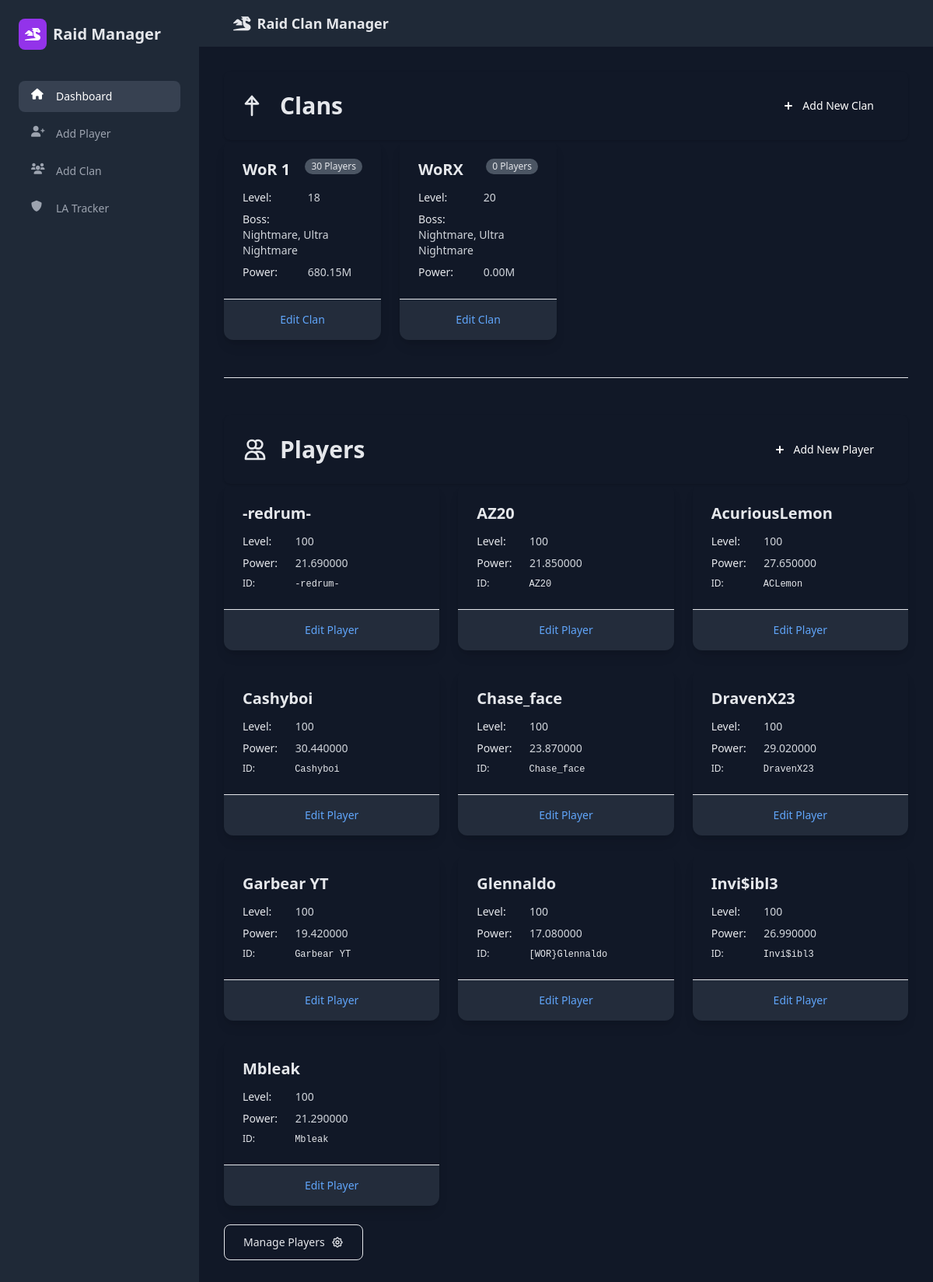
The page / on the database its author committed.
### clans/models.py (models this page shows, shortened)
class Clan(models.Model):
    CLAN_BOSS_LEVELS = [
        ('easy', 'Easy'),
        ('normal', 'Normal'),
        ('hard', 'Hard'),
        ('brutal', 'Brutal'),
        ('nightmare', 'Nightmare'),
        ('ultra_nightmare', 'Ultra Nightmare'),
    ]
    clan_id = models.UUIDField(primary_key=True, default=uuid.uuid4, editable=False)
    name = models.CharField(max_length=100)
    clan_boss_level = models.CharField(
        max_length=255,
        help_text="Clan Boss levels down",
        default='[]'
    )
    hydra_clash_required_score = models.DecimalField(
        max_digits=7,  # Allows numbers up to 9999.999 billion
        decimal_places=3,
        null=True,
        blank=True,
        help_text="Enter score in billions (e.g., 1.5 for 1.5B)"
    )
    chimera_clash_required_score = models.DecimalField(
        max_digits=7,  # Allows numbers up to 9999.999 billion
        decimal_places=3,
        null=True,
        blank=True,
        help_text="Enter score in billions (e.g., 1.5 for 1.5B)"
    )
    personal_rewards_cvc_threshold = models.DecimalField(
        max_digits=10,
        decimal_places=0,
        null=True,
        blank=True
    )
    non_pr_cvc_threshold = models.DecimalField(
        max_digits=10,
        decimal_places=0,
        null=True,
        blank=True
    )
    clan_level = models.PositiveIntegerField()
    players = models.ManyToManyField(Player, related_name='clans', blank=True)
    @property
    def total_power(self):
        return self.players.aggregate(
            total=models.Sum('player_power', default=0)
        )['total'] or 0
    def get_boss_levels_display(self):
        if not self.clan_boss_level:
            return "None"
        try:
            levels = json.loads(self.clan_boss_level)
            if not levels:
                return "None"
            formatted_levels = [level.replace('_', ' ').title() for level in levels]
            return ", ".join(formatted_levels)
        except json.JSONDecodeError:
            return "None"
        except AttributeError:
            return "None"

class Player(models.Model):
    uuid = models.UUIDField(primary_key=True, default=uuid.uuid4, editable=False)
    name = models.CharField(max_length=100)
    level = models.PositiveIntegerField(
        default=1,
        help_text="Player's current level (1-100)"
    )
    hh_optimiser_link = models.URLField(blank=True, null=True)
    player_power = models.DecimalField(
        max_digits=8,  # Allows numbers up to 99.999999 million
        decimal_places=6,
        null=True,
        blank=True,
        help_text="Enter player power in millions (e.g., 4.5 for 4.5M)"
    )
    player_id_ingame = models.CharField(max_length=50, unique=True)
    discord_id = models.CharField(max_length=50, blank=True, null=True)
    team_types = models.ManyToManyField('TeamType', related_name='players', blank=True)
    current_points = models.IntegerField(default=0)

### clans/views.py (the view)
# urls.py: path('', views.home, name='home'),
def home(request):
    players = Player.objects.all().order_by('name')
    clans = Clan.objects.prefetch_related('players').all().order_by('name')
    context = {
        'players': players,
        'clans': clans,
    }
    return render(request, 'clans/home.html', context)

### clans/templates/clans/home.html (shortened to what this page needs)
{% extends "clans/base.html" %}
{% block content %}
<div class="space-y-12">
    <section>
        <div class="bg-brand-surface rounded-lg shadow p-6 flex items-center gap-4">
            <svg class="w-8 h-8 text-brand-primary" fill="none" stroke="currentColor" viewBox="0 0 24 24" xmlns="http://www.w3.org/2000/svg">
                <path stroke-linecap="round" stroke-linejoin="round" stroke-width="2" d="M3 10h11M9 21V3m0 0L3 10m6-7l6 7"></path>
            </svg>
            <div class="flex-grow">
                <h1 class="text-3xl font-semibold text-brand-text">Clans</h1>
            </div>
            <a href="{% url 'clan_create' %}" class="w-full sm:w-auto bg-brand-primary hover:bg-blue-700 text-white font-medium py-2.5 px-5 rounded-lg inline-flex items-center justify-center transition-colors text-sm">
                <svg class="w-5 h-5 mr-2" fill="currentColor" viewBox="0 0 20 20">
                    <path d="M10 5a1 1 0 011 1v3h3a1 1 0 110 2h-3v3a1 1 0 11-2 0v-3H6a1 1 0 110-2h3V6a1 1 0 011-1z"></path>
                </svg>
                Add New Clan
            </a>
        </div>
        {% if clans %}
        <div class="grid grid-cols-1 md:grid-cols-2 lg:grid-cols-4 gap-6">
            {% for clan in clans %}
            <div class="bg-brand-surface rounded-xl shadow-lg overflow-hidden hover:shadow-2xl transition-shadow duration-300 flex flex-col">
                <div class="p-6 flex-grow">
                    <div class="flex justify-between items-start mb-3">
                        <a href="{% url 'clan_detail' clan.clan_id %}" class="block text-xl font-semibold text-brand-primary hover:underline">{{ clan.name }}</a>
                        <span class="text-xs bg-gray-600 text-gray-200 px-2 py-0.5 rounded-full">{{ clan.players.count }} Player{{ clan.players.count|pluralize }}</span>
                    </div>
                    <div class="space-y-2">
                        <p class="text-sm text-brand-text-muted">
                            <span class="inline-block w-20">Level:</span>
                            <span class="font-medium text-gray-300">{{ clan.clan_level }}</span>
                        </p>
                        <p class="text-sm text-brand-text-muted">
                            <span class="inline-block w-20">Boss:</span>
                            <span class="font-medium text-gray-300">{{ clan.get_boss_levels_display|default:"None" }}</span>
                        </p>
                        <p class="text-sm text-brand-text-muted">
                            <span class="inline-block w-20">Power:</span>
                            <span class="font-medium text-gray-300">{{ clan.total_power|floatformat:2 }}M</span>
                        </p>
                    </div>
                </div>
                <div class="bg-gray-700/50 p-4 border-t border-brand-border">
                     <a href="{% url 'clan_edit' clan.clan_id %}" class="text-sm text-blue-400 hover:text-blue-300 font-medium transition-colors w-full block text-center">Edit Clan</a>
                </div>
            </div>
            {% endfor %}
        </div>
        {% endif %}
    </section>
    <hr class="border-brand-border my-12">
    <section>
        <div class="bg-brand-surface rounded-lg shadow p-6 flex items-center gap-4">
            <div class="flex-grow">
                <h2 class="text-3xl font-semibold text-brand-text">Players</h2>
            </div>
            <a href="{% url 'player_create' %}" class="w-full sm:w-auto bg-brand-primary hover:bg-blue-700 text-white font-medium py-2.5 px-5 rounded-lg inline-flex items-center justify-center transition-colors text-sm">
                <svg class="w-5 h-5 mr-2" fill="currentColor" viewBox="0 0 20 20">
                    <path d="M10 5a1 1 0 011 1v3h3a1 1 0 110 2h-3v3a1 1 0 11-2 0v-3H6a1 1 0 110-2h3V6a1 1 0 011-1z"></path>
                </svg>
                Add New Player
            </a>
        </div>
        {% if players %}
        <div class="grid grid-cols-1 md:grid-cols-2 lg:grid-cols-3 xl:grid-cols-4 gap-6 mb-6">
            {% for player in players|slice:":10" %}
            <div class="bg-brand-surface rounded-xl shadow-lg overflow-hidden hover:shadow-2xl transition-shadow duration-300 flex flex-col">
                <div class="p-6 flex-grow">
                    <div class="flex justify-between items-start mb-3">
                        <a href="{% url 'player_detail' player.uuid %}" class="block text-xl font-semibold text-brand-primary hover:underline">{{ player.name }}</a>
                    </div>
                    <div class="space-y-2">
                        <p class="text-sm text-brand-text-muted">
                            <span class="inline-block w-16">Level:</span>
                            <span class="font-medium text-gray-300">{{ player.level }}</span>
                        </p>
                        <p class="text-sm text-brand-text-muted">
                            <span class="inline-block w-16">Power:</span>
                            <span class="font-medium text-gray-300">{{ player.player_power|default:"N/A" }}</span>
                        </p>
                        <p class="text-xs text-brand-text-muted truncate" title="{{ player.player_id_ingame }}">
                            <span class="inline-block w-16">ID:</span>
                            <span class="font-mono">{{ player.player_id_ingame }}</span>
                        </p>
                    </div>
                </div>
                <div class="bg-gray-700/50 p-4 border-t border-brand-border">
                    <a href="{% url 'player_edit' player.uuid %}" class="text-sm text-blue-400 hover:text-blue-300 font-medium transition-colors w-full block text-center">Edit Player</a>
                </div>
            </div>
            {% endfor %}
        </div>
        <div class="">
            <a href="{% url 'player_list' %}"
               class="inline-flex items-center justify-center px-6 py-3 border border-brand-border rounded-lg text-sm font-medium text-brand-text-muted hover:bg-gray-700/50 transition-colors">
                Manage Players
            </a>
        </div>
        {% endif %}
    </section>
</div>
{% endblock %}

### clans/templates/clans/base.html (shortened to what this page needs)
{% load static tailwind_tags %}
<!DOCTYPE html>
<html lang="en">
<head>
    <script src="https://cdn.tailwindcss.com"></script>
    <link href="https://cdnjs.cloudflare.com/ajax/libs/font-awesome/6.0.0-beta3/css/all.min.css" rel="stylesheet">
</head>
<body class="bg-gray-900 text-gray-200 flex antialiased">
    <aside class="bg-gray-800 w-64 min-h-screen p-6 flex flex-col justify-between fixed lg:relative lg:translate-x-0 transform -translate-x-full lg:block transition-transform duration-200 ease-in-out z-30">
        <div>
            <a href="{% url 'home' %}" class="flex items-center space-x-2 mb-10">
                <div class="bg-purple-600 p-2 rounded-lg">
                    <i class="fas fa-dragon text-white"></i>
                </div>
                <h1 class="text-xl font-semibold">Raid Manager</h1>
            </a>
            <nav class="space-y-2">
                <a href="{% url 'home' %}" class="flex items-center space-x-3 px-4 py-2.5 text-sm font-medium {% if request.path == '/' %}bg-gray-700 text-white{% else %}text-gray-400 hover:bg-gray-700 hover:text-white{% endif %} rounded-lg">
                    <i class="fas fa-home w-5 h-5"></i>
                    <span>Dashboard</span>
                </a>
                <a href="{% url 'player_create' %}" class="flex items-center space-x-3 px-4 py-2.5 text-sm font-medium text-gray-400 hover:bg-gray-700 hover:text-white rounded-lg">
                    <i class="fas fa-user-plus w-5 h-5"></i>
                    <span>Add Player</span>
                </a>
                <a href="{% url 'clan_create' %}" class="flex items-center space-x-3 px-4 py-2.5 text-sm font-medium text-gray-400 hover:bg-gray-700 hover:text-white rounded-lg">
                    <i class="fas fa-users w-5 h-5"></i>
                    <span>Add Clan</span>
                </a>
                <a href="{% url 'la_tracker' %}" class="flex items-center space-x-3 px-4 py-2.5 text-sm font-medium {% if request.path == '/la-tracker/' %}bg-gray-700 text-white{% else %}text-gray-400 hover:bg-gray-700 hover:text-white{% endif %} rounded-lg">
                    <i class="fas fa-shield-alt w-5 h-5"></i>
                    <span>LA Tracker</span>
                </a>
            </nav>
        </div>
    </aside>
    <div class="flex-1 flex flex-col overflow-hidden">
        <header class="bg-gray-800 shadow-sm p-4 lg:px-8">
            <div class="flex items-center justify-between">
                <div class="flex items-center space-x-3">
                    <h2 class="text-lg font-semibold text-gray-200 hidden md:block">
    <a href="{% url 'home' %}" class="hover:text-purple-400 transition-colors">
        <i class="fas fa-dragon mr-2"></i>Raid Clan Manager
    </a>
</h2>
                </div>
            </div>
        </header>
        <main class="flex-1 overflow-x-hidden overflow-y-auto bg-gray-900 p-4 lg:p-8">
            {% block content %}
            {% endblock %}
        </main>
    </div>
</body>
</html>

### rows shown on the page
Clan: name "WoR 1", players.count "30", clan_level "18", boss_levels "Nightmare, Ultra Nightmare", total_power "680.15"
Clan: name "WoRX", players.count "0", clan_level "20", boss_levels "Nightmare, Ultra Nightmare", total_power "0.00"
Player: name "-redrum-", level "100", player_power "21.690000", player_id_ingame "-redrum-"
Player: name "AZ20", level "100", player_power "21.850000", player_id_ingame "AZ20"
Player: name "AcuriousLemon", level "100", player_power "27.650000", player_id_ingame "ACLemon"
Player: name "Cashyboi", level "100", player_power "30.440000", player_id_ingame "Cashyboi"
Player: name "Chase_face", level "100", player_power "23.870000", player_id_ingame "Chase_face"
Player: name "DravenX23", level "100", player_power "29.020000", player_id_ingame "DravenX23"
Player: name "Garbear YT", level "100", player_power "19.420000", player_id_ingame "Garbear YT"
Player: name "Glennaldo", level "100", player_power "17.080000", player_id_ingame "[WOR}Glennaldo"
Player: name "Invi$ibl3", level "100", player_power "26.990000", player_id_ingame "Invi$ibl3"
Player: name "Mbleak", level "100", player_power "21.290000", player_id_ingame "Mbleak"
